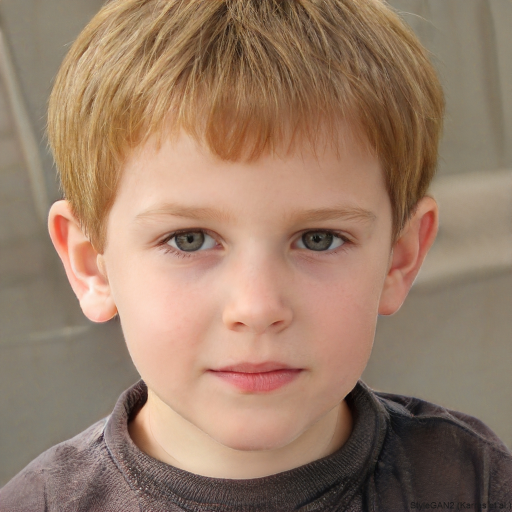
#> input picture faces/face_0001_130a2865.jpg, 1024 x 1024 px (shown at 1/2 size)
$ python -i 3_collect_faces.py   (imports and definitions only)   (older library calls are emulated)
#> lines starting #> are read from the running program, lines starting #| are printed output that depends on the picture
# [9 lines left out: function _json_numpy_fallback, not called in this run]
#!/usr/bin/env python3
"""
Face Collection and Embedding System
Downloads synthetic faces from ThisPersonDoesNotExist.com and creates embeddings for semantic search
"""

import requests
import os
import time
import hashlib
from typing import List, Dict, Any, Optional, Tuple
import numpy as np
from PIL import Image
import io
import json
from datetime import datetime
import logging
from concurrent.futures import ThreadPoolExecutor, as_completed
import threading
from dataclasses import dataclass, asdict
import shutil
# Try to import cv2, use fallback if not available
try:
    import cv2
    CV2_AVAILABLE = True
except ImportError:
    CV2_AVAILABLE = False
    print("Warning: OpenCV not available. Using basic image processing.")

# Set up logging
# [1 line not run here, left out]
logger = logging.getLogger(__name__)

@dataclass
class FaceData:
    """Data class for face information"""
    face_id: str
    file_path: str
    features: Dict[str, Any]
    embedding: Optional[List[float]]
    timestamp: str
    image_hash: str

    def to_dict(self) -> Dict[str, Any]:
        return asdict(self)

@dataclass
class DownloadConfig:
    """Configuration for background downloader"""
    faces_dir: str = "./faces"  # Save to ./faces subdirectory
    delay: float = 1.0
    max_workers: int = 2
    download_limit: Optional[int] = None
    unlimited_download: bool = True
    check_duplicates: bool = True
    config_file: str = "download_config.json"

    # [15 lines left out: functions from_file, save_to_file, not called in this run]

class DownloadStats:
    """Track download statistics"""
    # [7 lines left out: function __init__, not called in this run]

    def increment_attempts(self):
        with self.lock:
            self.total_attempts += 1

    def increment_success(self):
        with self.lock:
            self.successful_downloads += 1

    def increment_duplicates(self):
        with self.lock:
            self.duplicates_skipped += 1

    def increment_errors(self):
        with self.lock:
            self.errors += 1

    # [13 lines left out: function get_stats, not called in this run]

class BackgroundDownloader:
    """Background face downloader with statistics tracking"""

    # [67 lines left out: functions __init__, start_background_download, _download_single_face, not called in this run]

    def stop(self):
        """Stop the background download"""
        self.running = False

class FaceCollector:
    """Downloads and processes faces from ThisPersonDoesNotExist.com"""

    # [153 lines left out: functions __init__, download_face, download_faces_batch, not called in this run]

class FaceAnalyzer:
    """Analyzes faces to extract features like age, gender, ethnicity"""

    def __init__(self):
        self.face_cascade = None
        self._load_opencv_models()

    def _load_opencv_models(self):
        """Load OpenCV face detection models"""
        if not CV2_AVAILABLE:
            logger.info("OpenCV not available, using basic image processing")
            return

        try:
            # Try to load Haar cascade (comes with OpenCV)
            cascade_path = cv2.data.haarcascades + 'haarcascade_frontalface_default.xml'
            self.face_cascade = cv2.CascadeClassifier(cascade_path)
            logger.info("OpenCV face detection loaded")
        except Exception as e:
            logger.warning(f"Could not load OpenCV models: {e}")

    # [30 lines left out: function detect_face, not called in this run]

    def estimate_basic_features(self, image_path: str) -> Dict[str, Any]:
        """Estimate basic features from image using simple heuristics"""
#> called with image_path = 'face_0001_130a2865.jpg'
        try:
            if CV2_AVAILABLE:
                # Use OpenCV for detailed analysis
                image = cv2.imread(image_path)
#> image is the input picture: shape (1024, 1024, 3); mean B, G, R 104.5, 125, 153.2
                if image is None:
                    return {}

                h, w, c = image.shape
#> h = 1024; w = 1024; c = 3

                # Basic image statistics
                brightness = np.mean(cv2.cvtColor(image, cv2.COLOR_BGR2GRAY))
#> brightness = 131.1

                # Color analysis for rough skin tone estimation
                hsv = cv2.cvtColor(image, cv2.COLOR_BGR2HSV)
#> hsv: shape (1024, 1024, 3); mean H, S, V 18.3, 79.6, 153.3

                # Get center region for face analysis
                center_h, center_w = h//2, w//2
#> center_h = 512; center_w = 512
                face_region = hsv[center_h-50:center_h+50, center_w-50:center_w+50]
#> face_region: shape (100, 100, 3); mean H, S, V 10, 76.6, 211.3

                if face_region.size > 0:
                    avg_hue = np.mean(face_region[:,:,0])
#> avg_hue = 10.01
                    avg_saturation = np.mean(face_region[:,:,1])
#> avg_saturation = 76.64
                    avg_value = np.mean(face_region[:,:,2])
#> avg_value = 211.3
                else:
                    avg_hue = avg_saturation = avg_value = 0

                image_quality = self._estimate_quality_cv2(image)
            else:
                # Use PIL for basic analysis
                from PIL import Image
                with Image.open(image_path) as img:
                    # Convert to RGB if needed
                    if img.mode != 'RGB':
                        img = img.convert('RGB')

                    # Convert to numpy array
                    img_array = np.array(img)
                    h, w, c = img_array.shape

                    # Basic brightness
                    brightness = np.mean(img_array)

                    # Simple color analysis
                    center_h, center_w = h//2, w//2
                    face_region = img_array[center_h-50:center_h+50, center_w-50:center_w+50]

                    if face_region.size > 0:
                        avg_hue = np.mean(face_region[:,:,0])  # Red channel as proxy
                        avg_saturation = np.std(face_region)    # Standard deviation as proxy
                        avg_value = np.mean(face_region)
                    else:
                        avg_hue = avg_saturation = avg_value = 0

                    image_quality = self._estimate_quality_pil(img_array)

            # Simple heuristics (these are very basic estimates)
            features = {
                'brightness': float(brightness),
                'avg_hue': float(avg_hue),
                'avg_saturation': float(avg_saturation),
                'avg_value': float(avg_value),
                'image_size': f"{w}x{h}",

                # Rough estimates based on color values
                'estimated_age_group': self._estimate_age_group(brightness, avg_value),
                'estimated_skin_tone': self._estimate_skin_tone(avg_hue, avg_saturation),
                'image_quality': image_quality
            }

            return features

        except Exception as e:
            logger.error(f"Error analyzing {image_path}: {e}")
            return {}

    def _estimate_age_group(self, brightness: float, value: float) -> str:
        """Very rough age group estimation based on image characteristics"""
        # This is a simplified heuristic - real age estimation requires trained models
        if brightness > 180:
            return "young_adult"  # Brighter images often show younger people
        elif brightness > 120:
            return "adult"
        else:
            return "mature_adult"

    def _estimate_skin_tone(self, hue: float, saturation: float) -> str:
        """Rough skin tone categorization"""
        # Very simplified categorization
        if saturation < 50:
            return "light"
        elif saturation < 100:
            return "medium"
        else:
            return "dark"

    def _estimate_quality_cv2(self, image: np.ndarray) -> str:
        """Estimate image quality using OpenCV"""
        # Calculate image sharpness using Laplacian variance
        gray = cv2.cvtColor(image, cv2.COLOR_BGR2GRAY)
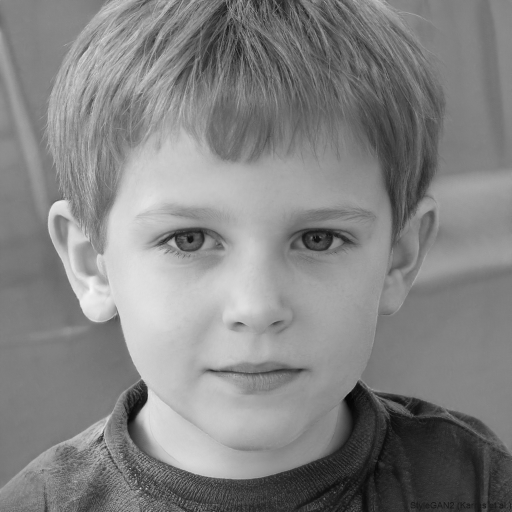
#> gray: shape (1024, 1024) (shown at 1/2 size); min 2, max 248, mean 131.1
        variance = cv2.Laplacian(gray, cv2.CV_64F).var()
#> variance = 194.4

        if variance > 500:
            return "high"
        elif variance > 100:
            return "medium"
        else:
            return "low"

    # [16 lines left out: function _estimate_quality_pil, not called in this run]

class FaceEmbedder:
    """Generate embeddings for faces using available models"""

    def __init__(self):
        self.model = None
        self._load_embedding_model()

    # [314 lines left out: functions _load_embedding_model, generate_embedding, _generate_cnn_features_cv2, _generate_cnn_features_pil, _generate_basic_features_cv2, _generate_basic_features_pil and 3 more, not called in this run]

# [2 lines not run here, left out]

>>> result = FaceAnalyzer().estimate_basic_features('face_0001_130a2865.jpg')
#> in estimate_basic_features, `image_quality = self._estimate_quality_cv2(image)`: image_quality = 'medium'
#> in estimate_basic_features, `features = { 'brightness': float(brightness), 'avg_hue': float(avg_hue..`: features = {'brightness': 131.1, 'avg_hue': 10.01, 'avg_saturation': 76.64, 'avg_value': 211.3, 'image_size': '1024x1024', 'estimated_age_group': 'adult', 'estimated_skin_tone': 'medium', 'image_quality': 'medium'}
#> result has the same summary as features in estimate_basic_features

$ run again, on faces/face_0005_089e4e39.jpg
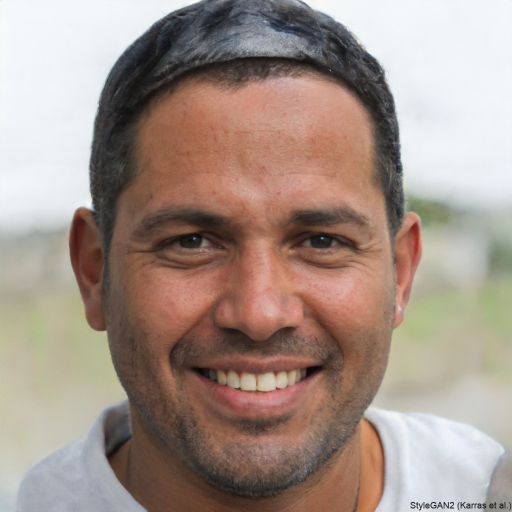
#> input picture faces/face_0005_089e4e39.jpg, 1024 x 1024 px (shown at 1/2 size)
#> in estimate_basic_features, image is the input picture: shape (1024, 1024, 3); mean B, G, R 136.3, 146.1, 163.6
#> brightness = 150.2
#> hsv: shape (1024, 1024, 3); mean H, S, V 45, 58.4, 166.9
#> face_region: shape (100, 100, 3); mean H, S, V 8.1, 117.7, 164.6
#> avg_hue = 8.05
#> avg_saturation = 117.7
#> avg_value = 164.6
#> in _estimate_quality_cv2, `gray = cv2.cvtColor(image, cv2.COLOR_BGR2GRAY)`:
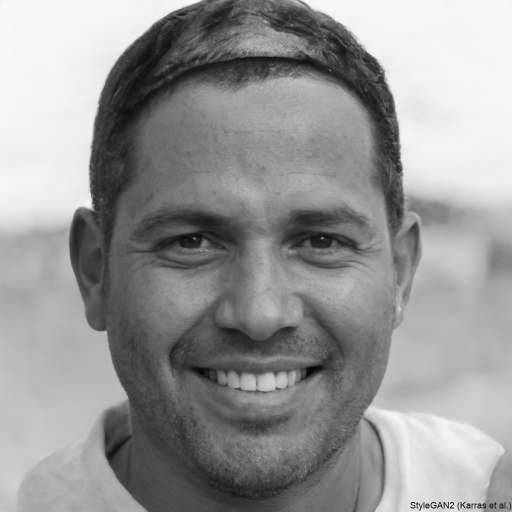
#> gray: shape (1024, 1024) (shown at 1/2 size); min 5, max 253, mean 150.2
#> variance = 88.3
#> image_quality = 'low'
#> features = {'brightness': 150.2, 'avg_hue': 8.05, 'avg_saturation': 117.7, 'avg_value': 164.6, 'image_size': '1024x1024', 'estimated_age_group': 'adult', 'estimated_skin_tone': 'dark', 'image_quality': 'low'}
#> result has the same summary as features in estimate_basic_features

$ run again, on faces/face_0007_7c15e76f.jpg
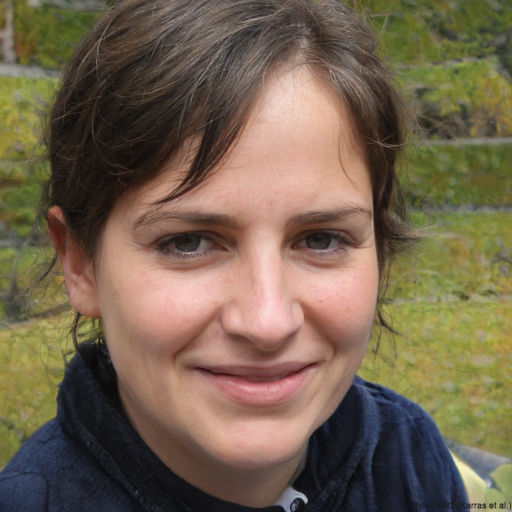
#> input picture faces/face_0007_7c15e76f.jpg, 1024 x 1024 px (shown at 1/2 size)
#> in estimate_basic_features, image is the input picture: shape (1024, 1024, 3); mean B, G, R 78.7, 99.8, 116.2
#> brightness = 102.3
#> hsv: shape (1024, 1024, 3); mean H, S, V 31.4, 92.3, 119.4
#> face_region: shape (100, 100, 3); mean H, S, V 7.8, 80.5, 205.5
#> avg_hue = 7.81
#> avg_saturation = 80.52
#> avg_value = 205.5
#> in _estimate_quality_cv2, `gray = cv2.cvtColor(image, cv2.COLOR_BGR2GRAY)`:
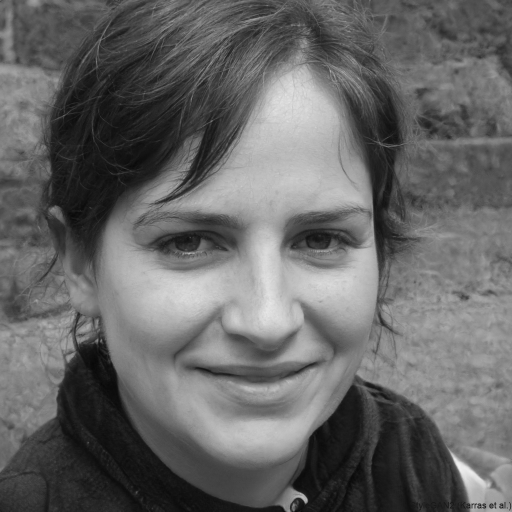
#> gray: shape (1024, 1024) (shown at 1/2 size); min 4, max 241, mean 102.3
#> variance = 89.5
#> image_quality = 'low'
#> features = {'brightness': 102.3, 'avg_hue': 7.81, 'avg_saturation': 80.52, 'avg_value': 205.5, 'image_size': '1024x1024', 'estimated_age_group': 'mature_adult', 'estimated_skin_tone': 'medium', 'image_quality': 'low'}
#> result has the same summary as features in estimate_basic_features

$ run again, on faces/face_0008_c2e9f5ea.jpg
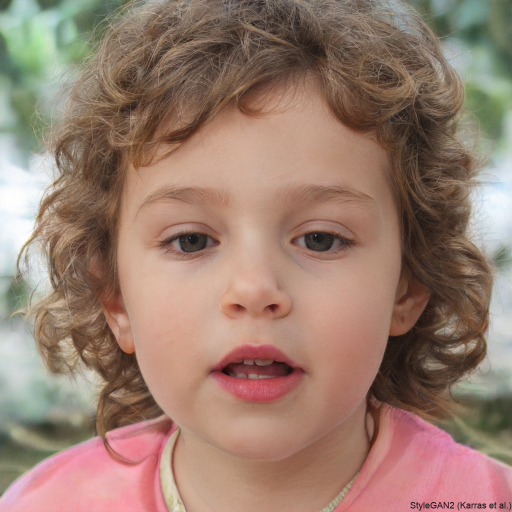
#> input picture faces/face_0008_c2e9f5ea.jpg, 1024 x 1024 px (shown at 1/2 size)
#> in estimate_basic_features, image is the input picture: shape (1024, 1024, 3); mean B, G, R 110.7, 125.3, 153.3
#> brightness = 132
#> hsv: shape (1024, 1024, 3); mean H, S, V 33.6, 81.2, 156
#> face_region: shape (100, 100, 3); mean H, S, V 10, 71.6, 198.1
#> avg_hue = 10
#> avg_saturation = 71.6
#> avg_value = 198.1
#> in _estimate_quality_cv2, `gray = cv2.cvtColor(image, cv2.COLOR_BGR2GRAY)`:
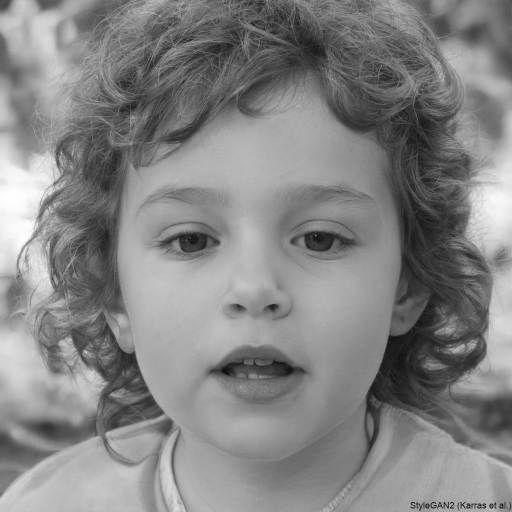
#> gray: shape (1024, 1024) (shown at 1/2 size); min 11, max 255, mean 132
#> variance = 171.6
#> image_quality = 'medium'
#> features = {'brightness': 132, 'avg_hue': 10, 'avg_saturation': 71.6, 'avg_value': 198.1, 'image_size': '1024x1024', 'estimated_age_group': 'adult', 'estimated_skin_tone': 'medium', 'image_quality': 'medium'}
#> result has the same summary as features in estimate_basic_features
